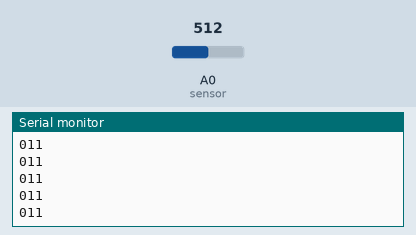
Recording of a sketch running on a simulated Arduino Uno, built with avr-gcc and run on an emulated ATmega328P. Parts: the last lines printed to the serial monitor. The inputs (shaded band) are chosen by the test bench; at power-on: A0 (sensor) = 512.

Above: at 1.2 s.
1.3 s: A0 (sensor) set to 122
At 1.44 s:
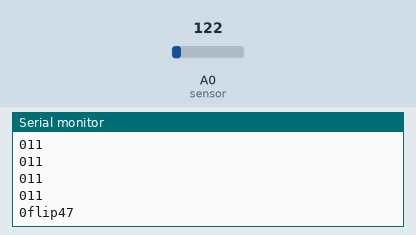
2.8 s: A0 (sensor) set to 20
At 2.91 s:
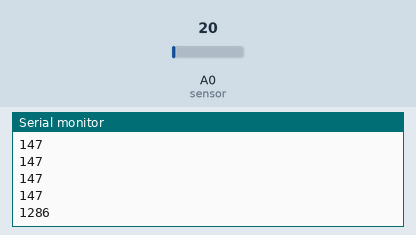
Timing chart, 0 to 5.8 s (numbered marks = the images above; inputs shaded):
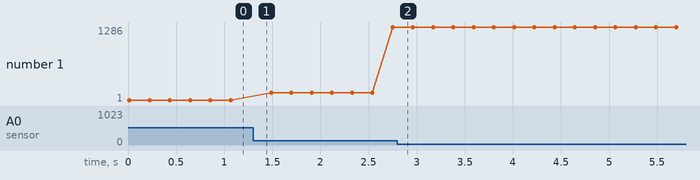

The sketch:

ArduinoCode.ino
```cpp
// Sharp IR GP2Y0A21YK Distance Test

#define sensor 0 // Sharp IR GP2Y0A21YK (10-80cm, analog)

//dot position
int read_on = 6;
int read_off = 5;

//minimal distance to flip
int maxdistance = 30;

boolean state = true;

void setup() {
  Serial.begin(9600); // start the serial port
}

void loop() {

  // 5v - Read Sensor
  float volts = analogRead(sensor)*0.0048828125;  // value from sensor * (5/1024)
  int distance = 28*pow(volts, -1); // worked out from datasheet graph
  //delay(100); // slow down serial port


  //flip dot position 1
  if (distance <= maxdistance && distance > 0 && state == true){
    digitalWrite(read_on, LOW);
    digitalWrite(read_off, HIGH);
    Serial.print("flop");
    state = false;
  }

  //flipdot position 2
  if((distance > maxdistance || distance == 0) && state == false){
    digitalWrite(read_on, HIGH);
    digitalWrite(read_off, LOW);
    Serial.print("flip");
    state = true;
}

delay(10);
digitalWrite(read_off, LOW);
digitalWrite(read_off, LOW);
Serial.println(distance);
Serial.print(state);
delay(200);
}
```

Measured:
- plotted number 1: 11 → 1286 after the input at 1.3 s
